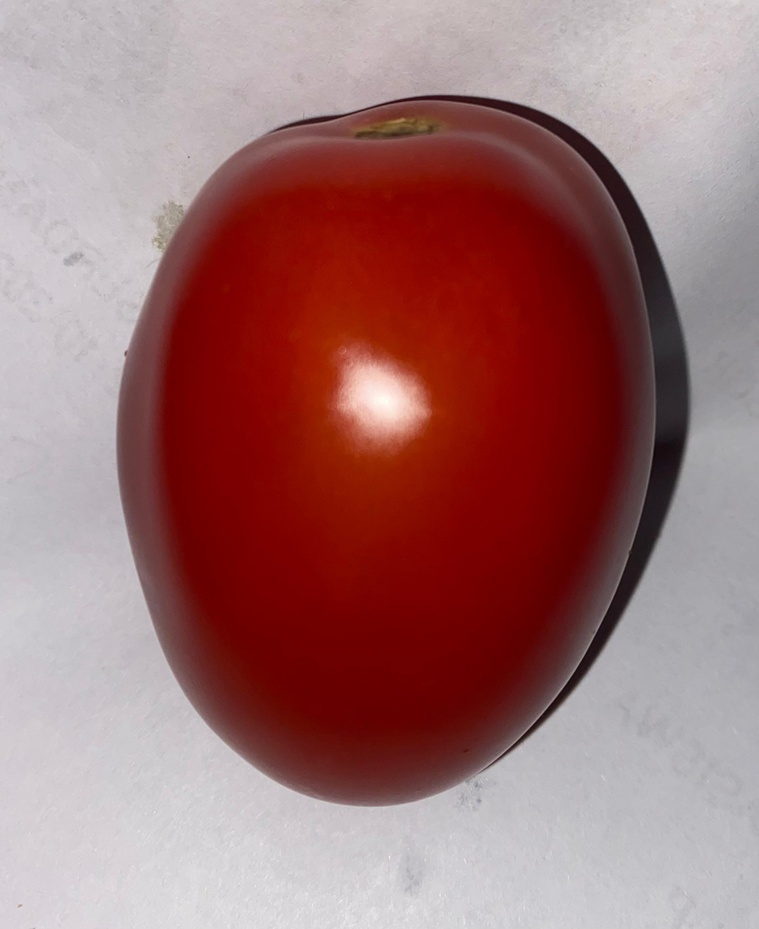
#> input picture citra/tomat.jpg, 759 x 929 px, shrunk from 2110 x 2581 before the run
$ python hsi.py
#> lines starting #> are read from the running program, lines starting #| are printed output that depends on the picture
# import cv2
# import numpy as np
# import matplotlib.pyplot as plt

# # Baca citra RGB
# rgb_img = cv2.imread("tomat.jpg")
# rgb_img = cv2.cvtColor(rgb_img, cv2.COLOR_BGR2RGB)  # Ubah dari BGR ke RGB
# rgb_img = rgb_img.astype(np.float32) / 255  # Normalisasi ke [0,1]

# # Pisahkan saluran warna
# R, G, B = rgb_img[:, :, 0], rgb_img[:, :, 1], rgb_img[:, :, 2]

# # Hitung Intensity (I)
# I = (R + G + B) / 3

# # Hitung Saturation (S)
# min_RGB = np.minimum(np.minimum(R, G), B)
# S = 1 - (3 / (R + G + B + 1e-6)) * min_RGB  # Tambahkan epsilon kecil untuk mencegah divisi nol

# # Hitung Hue (H)
# num = 0.5 * ((R - G) + (R - B))
# denom = np.sqrt((R - G) ** 2 + (R - B) * (G - B)) + 1e-6  # Hindari pembagian dengan nol
# theta = np.arccos(num / denom)

# H = np.degrees(theta)  # Konversi ke derajat
# H[B > G] = 360 - H[B > G]  # Koreksi Hue jika B > G
# H = H / 360  # Normalisasi ke [0,1]

# # Gabungkan menjadi citra HSI
# hsi_img = np.stack([H, S, I], axis=-1)

# # Tampilkan hasil
# fig, ax = plt.subplots(2, 2, figsize=(10, 10))
# ax[0, 0].imshow(rgb_img)
# ax[0, 0].set_title("Citra RGB")
# ax[0, 1].imshow(H, cmap="hsv")
# ax[0, 1].set_title("Hue")
# ax[1, 0].imshow(S, cmap="gray")
# ax[1, 0].set_title("Saturation")
# ax[1, 1].imshow(I, cmap="gray")
# ax[1, 1].set_title("Intensity")
# plt.show()


# Revisi 1

import cv2
import numpy as np
import matplotlib.pyplot as plt

# Baca citra RGB
rgb_img = cv2.imread("tomat.jpg")
#> rgb_img is the input picture: shape (929, 759, 3); mean B, G, R 114.9, 114.5, 158.8
rgb_img = cv2.cvtColor(rgb_img, cv2.COLOR_BGR2RGB)  # Ubah dari BGR ke RGB
rgb_img = rgb_img.astype(np.float32) / 255  # Normalisasi ke [0,1]

# Pisahkan saluran warna
R, G, B = rgb_img[:, :, 0], rgb_img[:, :, 1], rgb_img[:, :, 2]

# Hitung Intensity (I)
I = (R + G + B) / 3
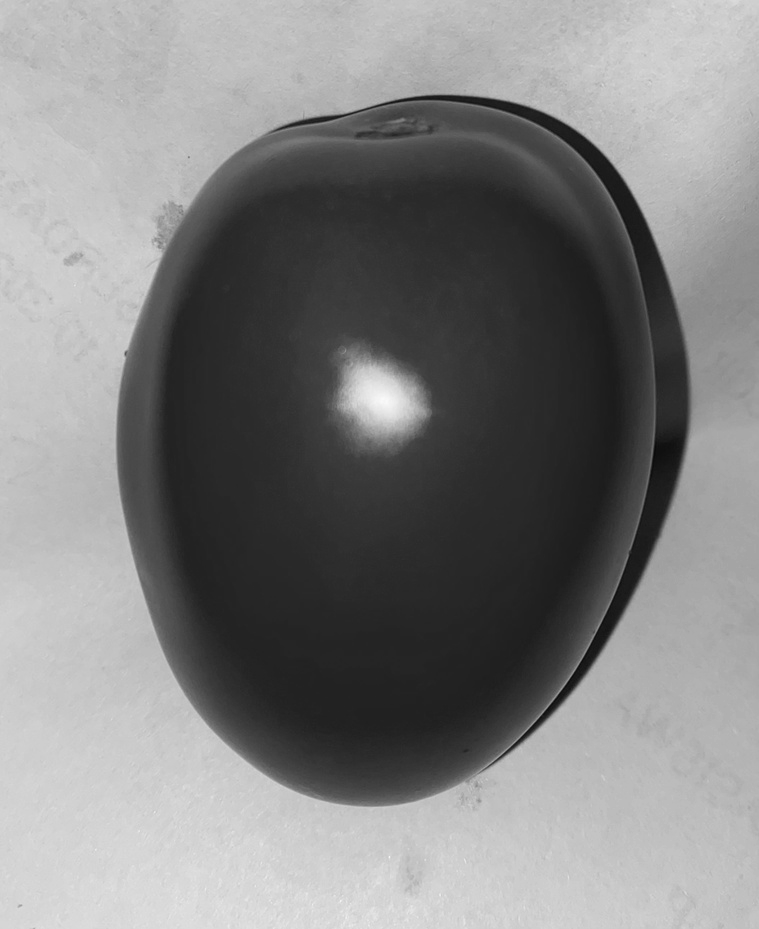
#> I: shape (929, 759) float32; min 0.0379, max 0.978, mean 0.508

# Hitung Saturation (S)
min_RGB = np.minimum(np.minimum(R, G), B)
S = 1 - (3 / (R + G + B + 1e-6)) * min_RGB  # Tambahkan epsilon kecil untuk mencegah divisi nol

# Hitung Hue (H) dalam radian
num = 0.5 * ((R - G) + (R - B))
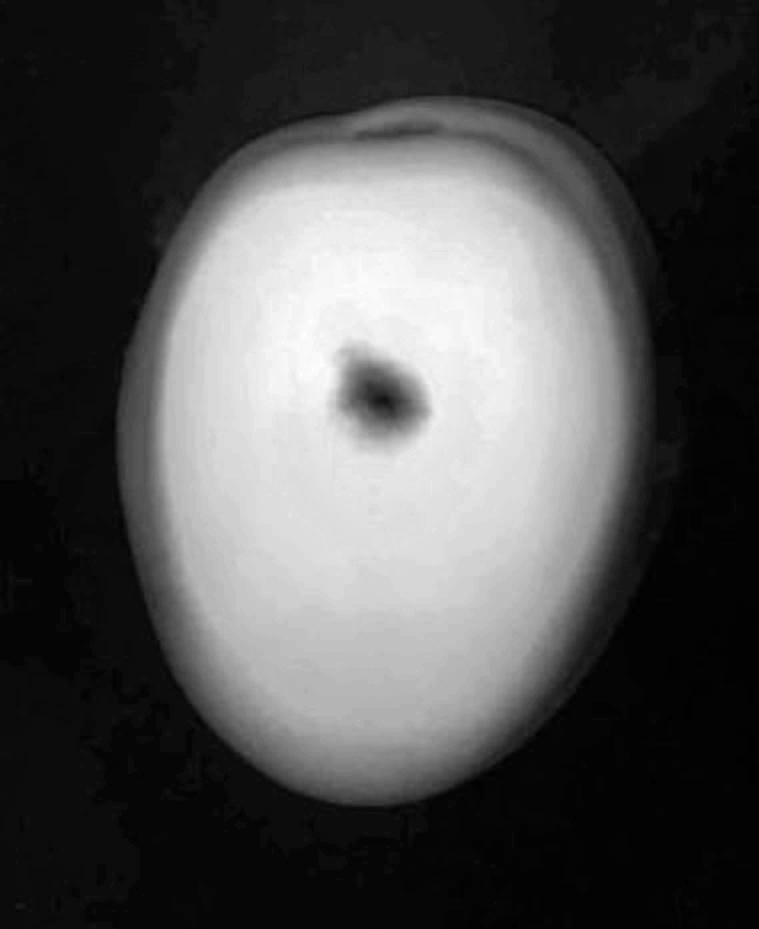
#> num: shape (929, 759) float32; min -0.0137, max 0.575, mean 0.173; drawn with min black and max white
denom = np.sqrt((R - G) ** 2 + (R - B) * (G - B)) + 1e-6  # Hindari pembagian dengan nol
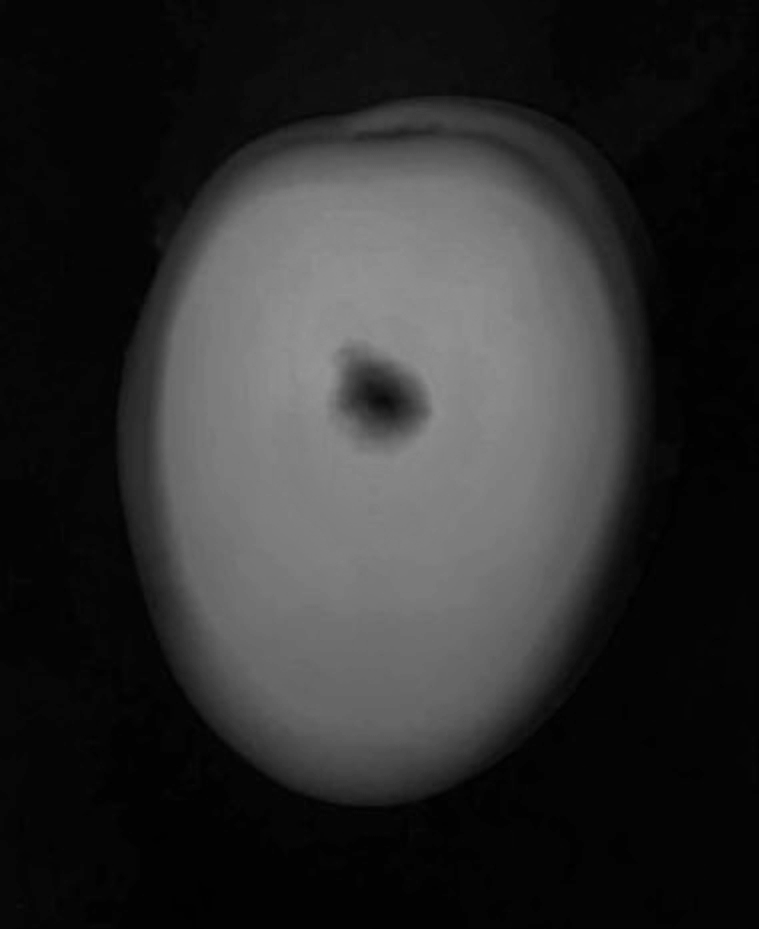
#> denom: shape (929, 759) float32; min 1e-06, max 0.582, mean 0.179
theta = np.arccos(np.clip(num / denom, -1, 1))  # Gunakan np.clip untuk menghindari error
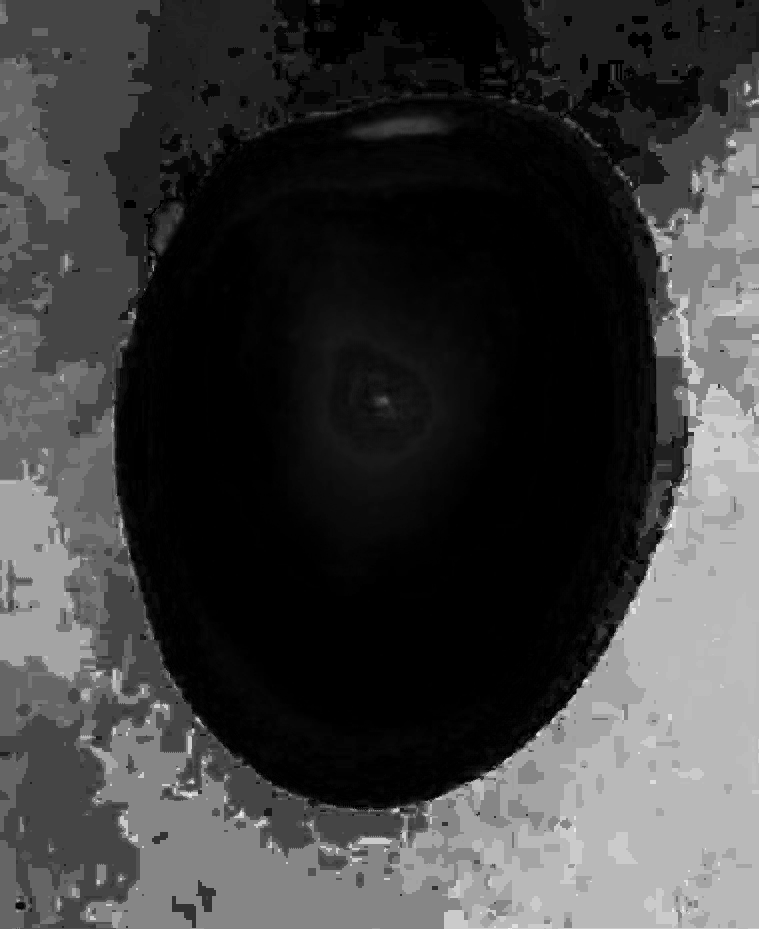
#> theta: shape (929, 759) float32; min 0.00192, max 2.62, mean 0.626; drawn with min black and max white

H = np.where(B > G, 2 * np.pi - theta, theta)  # Hue tetap dalam radian
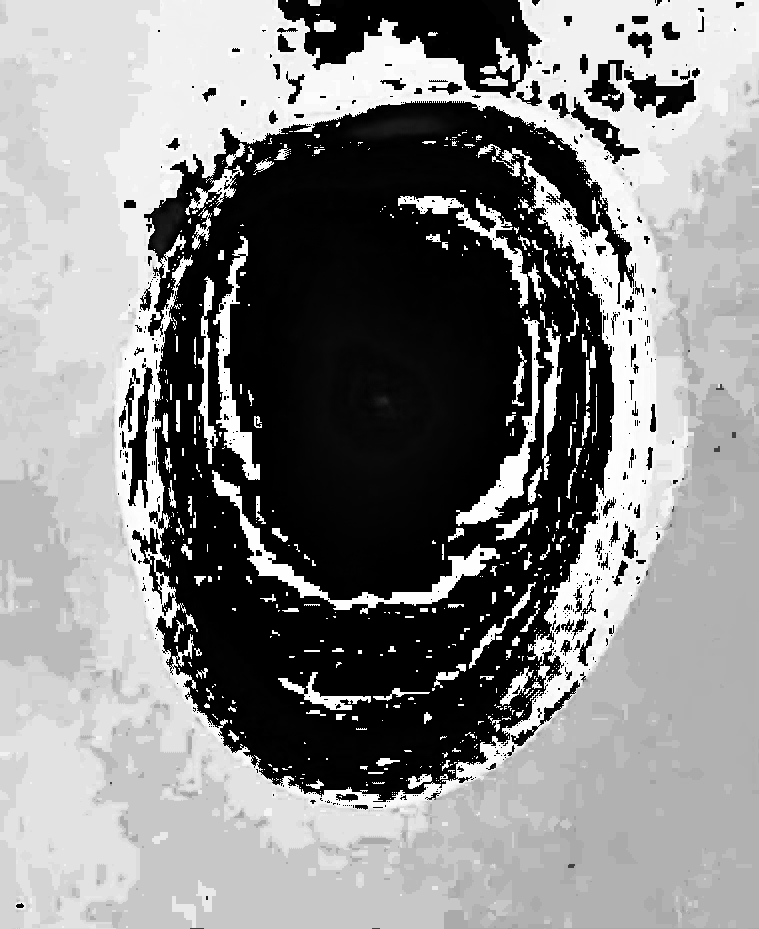
#> H: shape (929, 759) float32; min 0.00192, max 6.28, mean 3.35; drawn with min black and max white
H = H / (2 * np.pi)  # Normalisasi ke [0,1]

# Gabungkan menjadi citra HSI
hsi_img = np.stack([H, S, I], axis=-1)
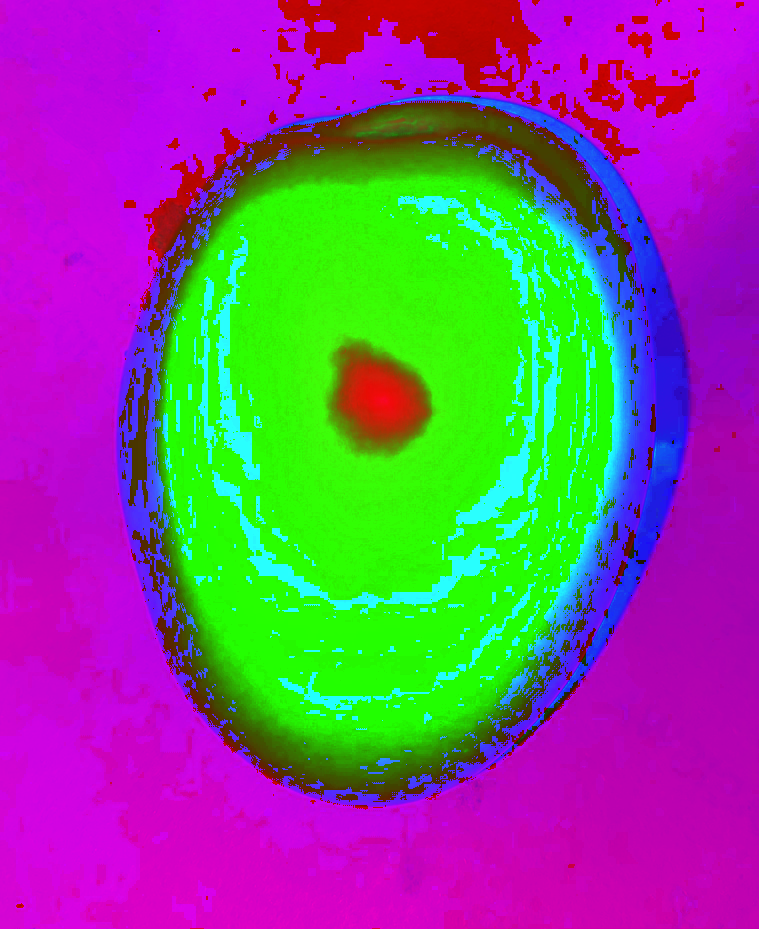
#> hsi_img: shape (929, 759, 3) float32; mean of channels 0, 1, 2 0.532, 0.339, 0.508; drawn as B, G, R

# Tampilkan hasil
fig, ax = plt.subplots(2, 2, figsize=(10, 10))
ax[0, 0].imshow(rgb_img)
ax[0, 0].set_title("Citra RGB")
ax[0, 1].imshow(H, cmap="hsv")
ax[0, 1].set_title("Hue (Radian, Normalized)")
ax[1, 0].imshow(S, cmap="gray")
ax[1, 0].set_title("Saturation")
ax[1, 1].imshow(I, cmap="gray")
ax[1, 1].set_title("Intensity")
plt.show()
